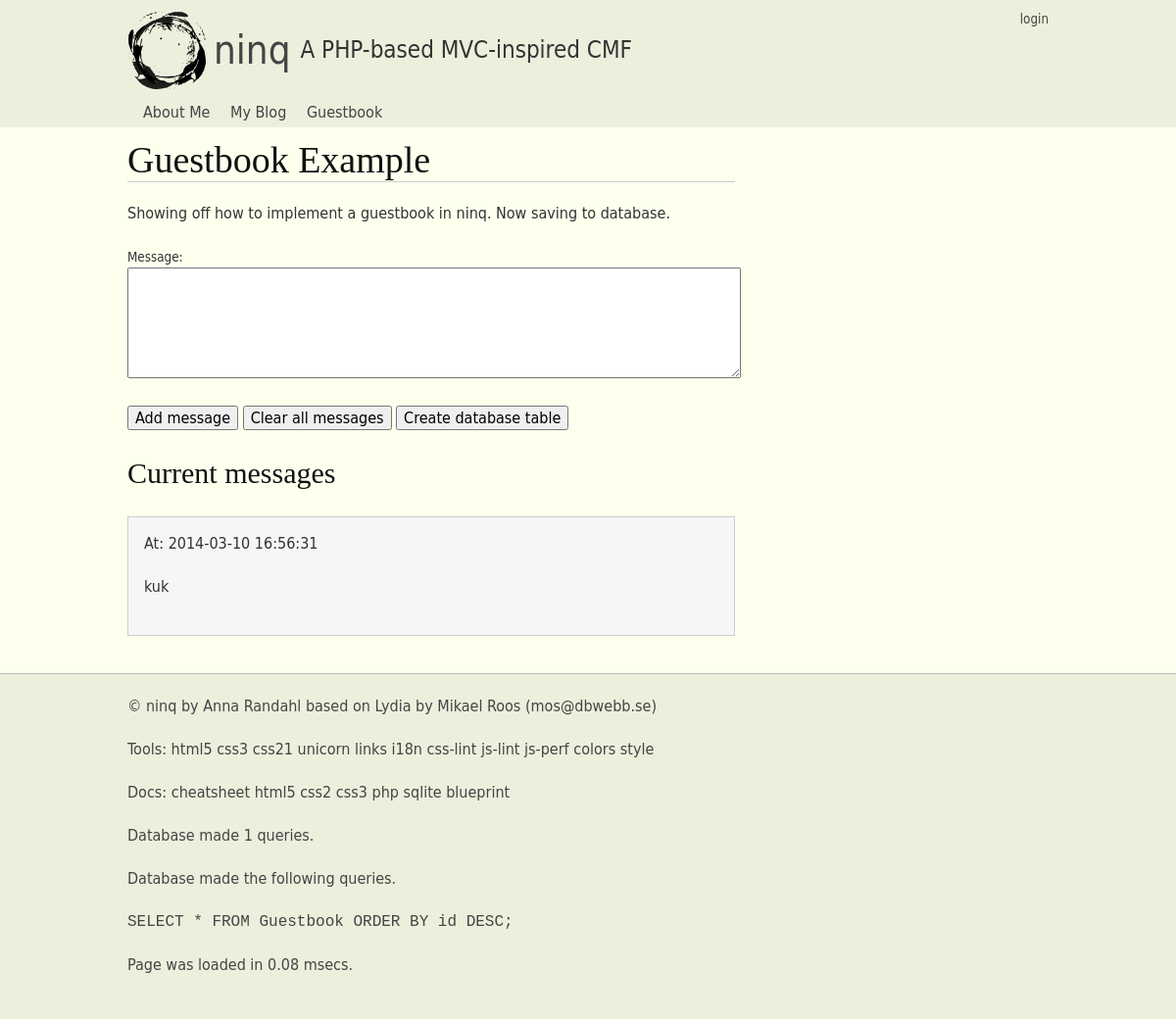
Page /guestbook on the earlier database version.
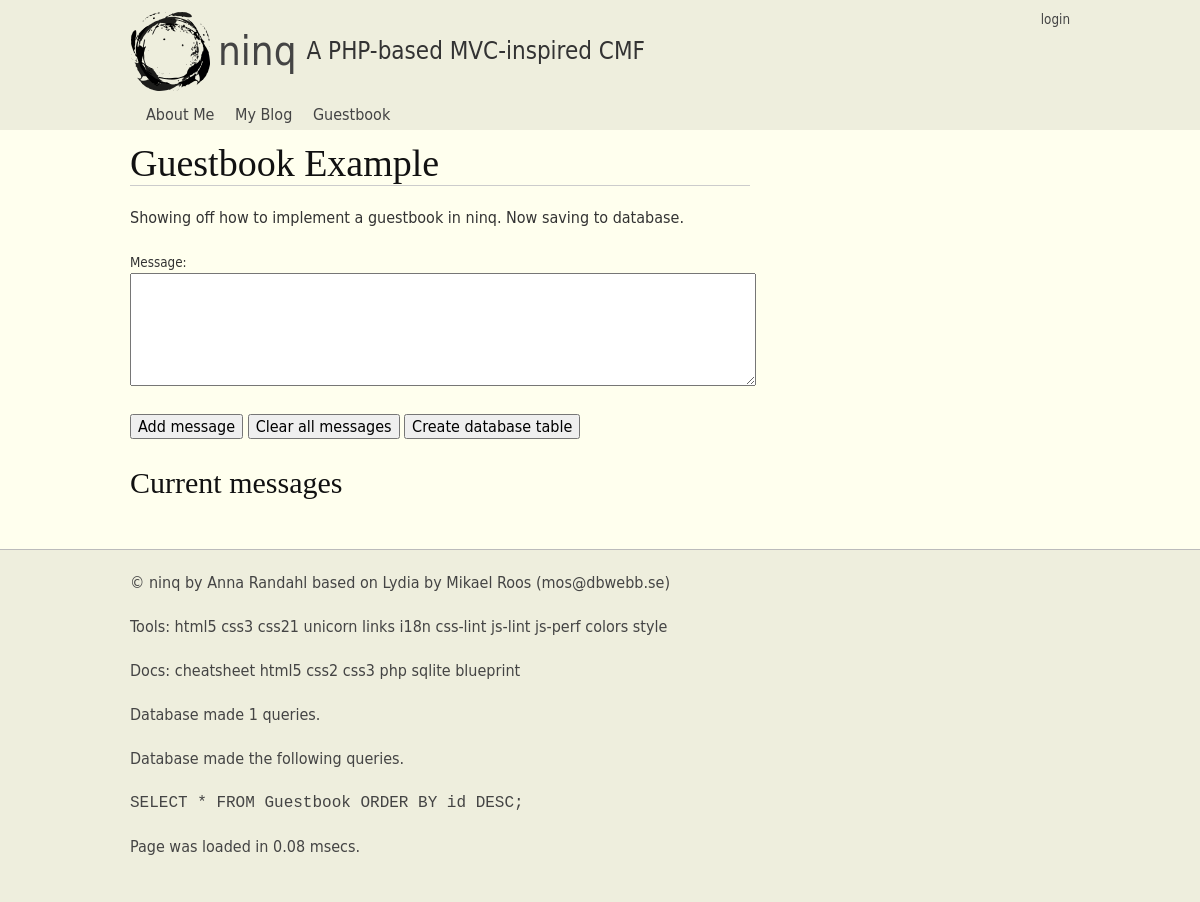
Same page on the later database version.
### tables this page shows
CREATE TABLE Guestbook (id INTEGER PRIMARY KEY, entry TEXT, created DATETIME default (datetime('now')));

### index.php (called while the page is built, shortened)
<?php
	require(NINQ_INSTALL_PATH.'/src/Cninq/bootstrap.php');
	$ninq = Cninq::Instance();
	$ninq->FrontControllerRoute();
	$ninq->ThemeEngineRender();

### src/CDatabase/CDatabase.php (called while the page is built, shortened)
<?php
class CDatabase {
  private $db = null;
  public function __construct($dsn, $username = null, $password = null, $driver_options = null) {
    $this->db = new PDO($dsn, $username, $password, $driver_options);
    $this->db->SetAttribute(PDO::ATTR_ERRMODE, PDO::ERRMODE_EXCEPTION);
  }
  public function ExecuteSelectQueryAndFetchAll($query, $params=array()){
    $this->stmt = $this->db->prepare($query);
    $this->stmt->execute($params);
    return $this->stmt->fetchAll(PDO::FETCH_ASSOC);
  }
}

### src/CMGuestbook/CMGuestbook.php (called while the page is built, shortened)
<?php
    class CMGuestbook extends CObject implements IHasSQL {
  	public static function SQL($key=null) {
  		$queries = array(
        'create table guestbook'  => "CREATE TABLE IF NOT EXISTS Guestbook (id INTEGER PRIMARY KEY, entry TEXT, created DATETIME default (datetime('now')));",
        'insert into guestbook'   => 'INSERT INTO Guestbook (entry) VALUES (?);',
        'select * from guestbook' => 'SELECT * FROM Guestbook ORDER BY id DESC;',
        'delete from guestbook'   => 'DELETE FROM Guestbook;',
        );
      return $queries[$key];
   }
	public function ReadAll() {
	  try {
	  	return $this->db->ExecuteSelectQueryAndFetchAll(self::SQL('select * from guestbook'));
	  } catch(Exception $e) {
	  	  return array();
    }
  }
}

### src/CCGuestbook/CCGuestbook.php (called while the page is built, shortened)
<?php
    class CCGuestbook extends CObject implements IController {
    	    private $guestbookModel;
      public function __construct() {
        $this->guestbookModel = new CMGuestbook();
      }
      public function Index() {
        $this->views->SetTitle('ninq Guestbook Example');
        $this->views->AddInclude(__DIR__ . '/index.tpl.php', array(
        'entries'=>$this->guestbookModel->ReadAll(),
        'formAction'=>$this->request->CreateUrl('', 'handler')
    ));
   }
}

### src/Cninq/bootstrap.php (called while the page is built, shortened)
<?php
 	function htmlent($str, $flags = ENT_COMPAT) {
	return htmlentities($str, $flags, Cninq::Instance()->config['character_encoding']);
}

### src/CCGuestbook/index.tpl.php (the view, shortened to what this page needs)
<h1>Guestbook Example</h1>
<p>Showing off how to implement a guestbook in ninq. Now saving to database.</p>
<form action="<?=$formAction?>" method='post'>
  <p>
    <label>Message: <br/>
    <textarea name='newEntry'></textarea></label>
  </p>
  <p>
    <input type='submit' name='doAdd' value='Add message' />
    <input type='submit' name='doClear' value='Clear all messages' />
    <input type='submit' name='doCreate' value='Create database table' />
  </p>
</form>
<h2>Current messages</h2>
<?php foreach($entries as $val):?>
<div style='background-color:#f6f6f6;border:1px solid #ccc;margin-bottom:1em;padding:1em;'>
  <p>At: <?=$val['created']?></p>
  <p><?=htmlent($val['entry'])?></p>
</div>
<?php endforeach;?>

### src/CViewContainer/CViewContainer.php (shortened to what this page needs)
<?php
class CViewContainer {
  	 private $views = array();
  	 public function AddInclude($file, $variables=array(), $region='default') {
  	 $this->views[$region][] = array('type' => 'include', 'file' => $file, 'variables' => $variables);
  	 return $this;
  }
  	public function AddString($string, $variables=array(), $region='default') {
  	$this->views[$region][] = array('type' => 'string', 'string' => $string, 'variables' => $variables);
  	return $this;
  }
 	  public function Render($region='default') {
 	   if(!isset($this->views[$region])) return;
 	   foreach($this->views[$region] as $view) {
 	   	   switch($view['type']) {
 	   	   case 'include': if(isset($view['variables'])) extract($view['variables']); include($view['file']); break;
 	   	   case 'string': if(isset($view['variables'])) extract($view['variables']); echo $view['string']; break;
 	   	   }
 	   }
 	  }
}

Differences in the rows shown:
removed guestbook: created "2014-03-10 16:56:31", entry "kuk"
